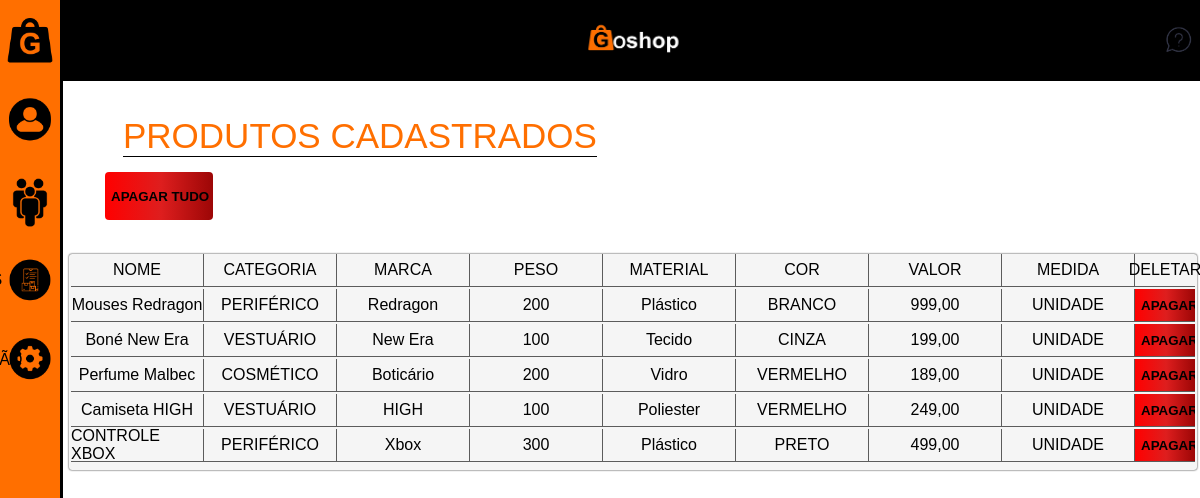
/produtos-cadastrados.php, run on an earlier commit of the app's database.
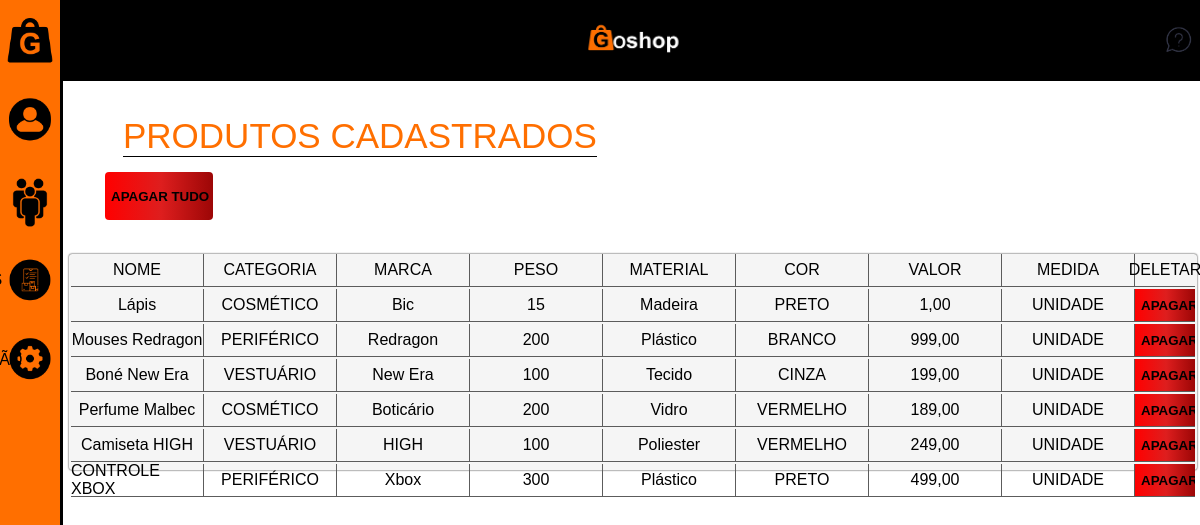
And on a later commit of the database.
### tables this page shows
CREATE TABLE `produtos` (
  `id` int(11) NOT NULL,
  `nome_produto` varchar(255) DEFAULT NULL,
  `categoria_produto` enum('PERIFÉRICO','COSMÉTICO','VESTUÁRIO') DEFAULT NULL,
  `marca_produto` varchar(255) DEFAULT NULL,
  `peso_produto` varchar(50) DEFAULT NULL,
  `material_produto` varchar(255) DEFAULT NULL,
  `cor_produto` enum('PRETO','BRANCO','PRATA','AZUL','VERMELHO','VERDE','ROSA','ROXO','AMARELO','LARANJA','CINZA','CIANO') DEFAULT NULL,
  `preco_venda` decimal(10,2) DEFAULT NULL,
  `unidade_medida` enum('UNIDADE','CAIXA','LITRO','QUILO') DEFAULT NULL,
  `garantia_produto` enum('3 MESES','6 MESES','1 ANO','1,5 ANO','2 ANOS','3 ANOS') DEFAULT NULL,
  `descricao_produto` text DEFAULT NULL,
  `img_produto` varchar(255) DEFAULT NULL,
  `quantidade_produto` int(11) DEFAULT 0
);

### php/mostrar-todos-produtos-cadastrados.php (the view, shortened to what this page needs)
<?php
$servername = "localhost";
$username = "root";
$password = "";
$dbname = "ECOMMERCE_PROJECT";
$conn = new mysqli($servername, $username, $password, $dbname);
$sql = "SELECT id, nome_produto, categoria_produto, marca_produto, peso_produto, material_produto, cor_produto, preco_venda, unidade_medida
        FROM produtos
        ORDER BY id DESC";
$result = $conn->query($sql);
if ($result->num_rows > 0) {
    while($row = $result->fetch_assoc()) {
        echo '<div class="coluna-informacao">';
        echo '<div class="informacoes-produtos-cadastrados"><p>' . $row['nome_produto'] . '</p></div>';
        echo '<div class="informacoes-produtos-cadastrados"><p>' . $row['categoria_produto'] . '</p></div>';
        echo '<div class="informacoes-produtos-cadastrados"><p>' . $row['marca_produto'] . '</p></div>';
        echo '<div class="informacoes-produtos-cadastrados"><p>' . $row['peso_produto'] . '</p></div>';
        echo '<div class="informacoes-produtos-cadastrados"><p>' . $row['material_produto'] . '</p></div>';
        echo '<div class="informacoes-produtos-cadastrados"><p>' . $row['cor_produto'] . '</p></div>';
        echo '<div class="informacoes-produtos-cadastrados"><p>' . number_format($row['preco_venda'], 2, ',', '.') . '</p></div>';
        echo '<div class="informacoes-produtos-cadastrados"><p>' . $row['unidade_medida'] . '</p></div>';
        echo '<div class="informacoes-produtos-cadastrados" style="border-right: none; width:5vw;">';
        echo '<form action="" method="post" style="display:inline;">
                <input type="hidden" name="product_id" value="' . $row['id'] . '">
                <input type="submit" value="APAGAR" class="apagar-produto-button">
              </form>';
        echo '</div>';
        echo '</div>';
    }
} else {
    echo '<div class="informacoes-produtos-cadastrados" colspan="8" style="width:100%; border:none;"><p>Nenhum produto cadastrado</p></div>';
}
?>

What changed in the data, as far as the page shows it:
added produtos: nome_produto "Lápis", categoria_produto "COSMÉTICO", marca_produto "Bic", peso_produto "15", material_produto "Madeira", cor_produto "PRETO", preco_venda "1,00", unidade_medida "UNIDADE"
